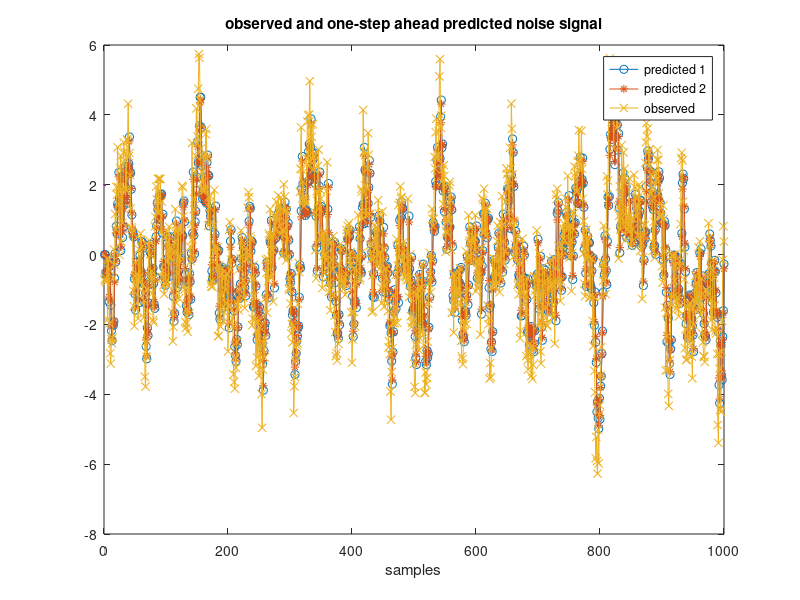
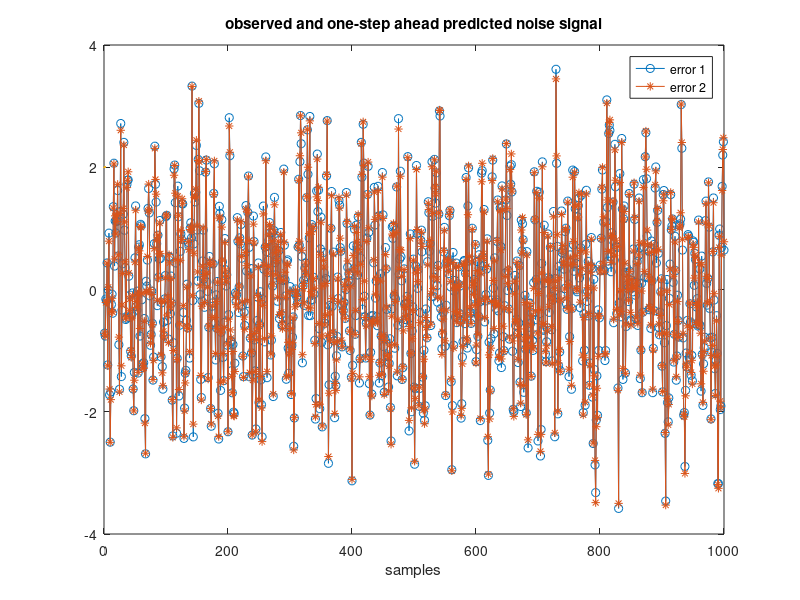

Write MATLAB code to recreate these figures, in order.
% Demo for Noise Prediction 
% Matlab portion of demo for MAE283a (2024)
% Written by R.A. de Callafon, Dept. of MAE, UCSD <callafon@ucsd.edu>

% Legal Dogma
% * This software is part of the course MAE283a: "Parametric System Identification - 
%   theory and tools (Fall, 2024)", or the "MAE283A 2024 course".
% * Use this software to study and understand the main computational tools 
%   behind the system identification techniques used in the MAE283A course only.
% * Feel free to re-use some of the code for your final project in the MAE283a course
% * UNAUTHORIZED COPYING, REPRODUCTION, REPUBLISHING, UPLOADING, POSTING, TRANSMITTING 
%   OR DUPLICATING OF ANY OF THE CODE BELOW OTHER THAN FOR THE PURPOSE OF
%   THE MAE283A COURSE IS PROHIBITED

% creation of orginal noise filter listed below
%wn=1;b=0.1;num=wn^2;den=[1 2*b*wn wn^2];F=tf(num,den);
%H1=c2d(F,0.1,'foh');
%[num,den]=butter(2,0.1,'high');
%num=[0.9 -1.6 0.7];
%H2=tf(num,den,0.1);
%H0=H1*H2;
%[num,den]=tfdata(H0,'v');
%num=polystab(num);
%num=num/num(1);

num=[1 -0.1];
den=[1 -0.9];

disp('Transfer function of orginal noise filter')
H0=tf(num,den,1)

% figure(1)
% bodemag(H0)
% title('Amplitude Bode response of noise filter')

% creating noise
N=500;
M=1000;
e=1*randn(N+M,1);
v=lsim(H0,e);
v=v(N+1:end);
% figure(2),figure(gcf)
% plot(v,'x-',LineWidth=2)
% xlabel('samples');
% title('observed noise signal')

% creating 1-step ahead prediction based on actual noise model knowledge
F1=(1-(1+tf(0.8,[1 0],1))*H0^-1);
F2=(1-H0^-1)^2;
% F1=(1-(1+tf(0.8,[1 0],1)+tf(0.72,[1 0 0],1)+tf(0.648,[1 0 0 0],1)+tf(0.5832,[1 0 0 0 0],1))*H0^-1);
% F2=(1-H0^-1)^5;
vp1=lsim(F1,v);
vp2=lsim(F2,v);
figure(3),figure(gcf)
plot(1:M,vp1,'o-',1:M,vp2,'*-',1:M,v,'x-',LineWidth=2)
legend('predicted 1','predicted 2','observed');
xlabel('samples');
title('observed and one-step ahead predicted noise signal')

figure(4),figure(gcf)
plot(1:M,v-vp1,'o-',1:M,v-vp2,'*-',LineWidth=2)
legend('error 1','error 2');
xlabel('samples');
title('observed and one-step ahead predicted noise signal')

var(v-vp1) % expected value is 1.64
var(v-vp2) % expected value is 1.66
